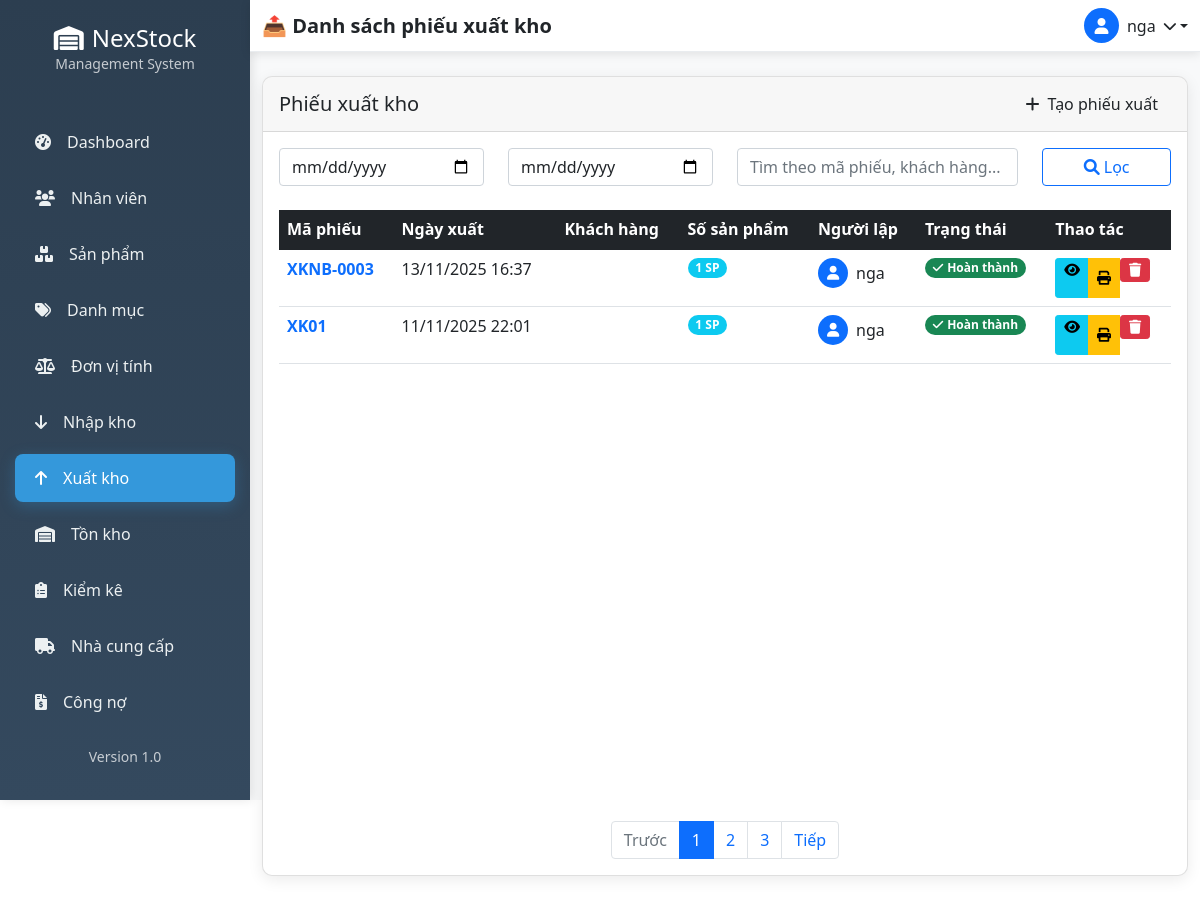
The page /kho/xuat-kho/ (signed in) on the database as committed earlier.
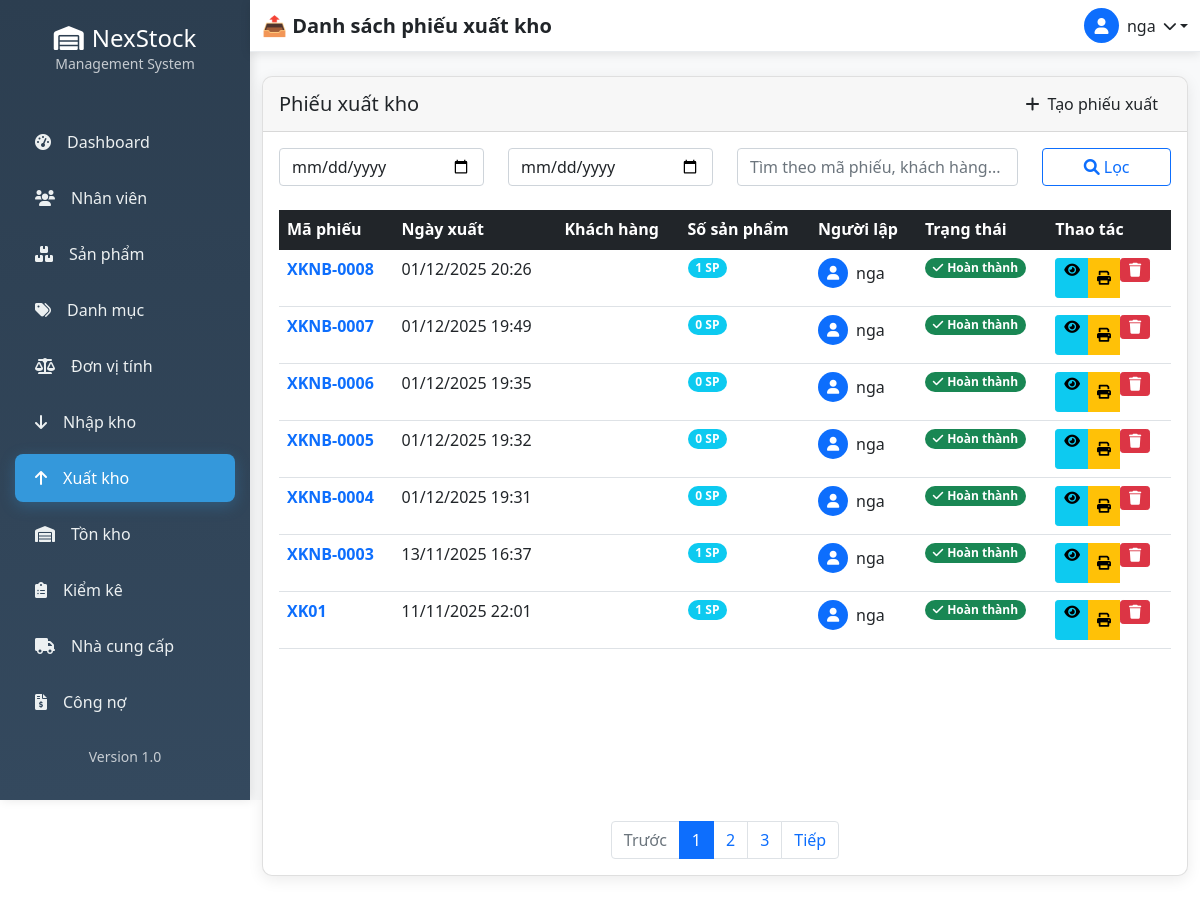
The same page on the database as committed later.
### accounts/models.py (models this page shows, shortened)
class NguoiDung(AbstractUser):
    ho_ten = models.CharField(max_length=100, blank=True)
    vai_tro = models.CharField(max_length=20, choices=[
        ('admin', 'Quản trị viên'),
        ('manager', 'Quản lý'),
        ('staff', 'Nhân viên'),
    ], default='staff')
    trang_thai = models.BooleanField(default=True)

### inventory/models.py (models this page shows, shortened)
class XuatKho(models.Model):
    ma_phieu = models.CharField(max_length=50, unique=True)
    kho=models.ForeignKey(Kho, on_delete=models.CASCADE, related_name='phieu_xuat_kho')
    kho_nhan=models.ForeignKey(Kho, on_delete=models.CASCADE, related_name='phieu_nhan_kho')
    ngay_xuat = models.DateTimeField(auto_now_add=True)
    nguoi_lap = models.ForeignKey(settings.AUTH_USER_MODEL,
                                  on_delete=models.CASCADE)
    ghi_chu = models.TextField(blank=True, null=True)
    ngay_tao = models.DateTimeField(auto_now_add=True)
    class Meta:
        verbose_name = "Phiếu xuất kho"
        verbose_name_plural = "Phiếu xuất kho"

### inventory/views.py (the view)
# urls.py: path('xuat-kho/', views.danh_sach_xuat, name='xuatkho_list'),
@login_required
def danh_sach_xuat(request):
    xuatkho_list = XuatKho.objects.all().order_by('-ngay_xuat')
    context = {'xuatkho_list': xuatkho_list}
    return render(request, 'inventory/xuatkho_list.html', context)

### templates/inventory/xuatkho_list.html (shortened to what this page needs)
{% extends 'base.html' %}
{% load static %}
{% block page_title %}📤 Danh sách phiếu xuất kho{% endblock %}
{% block content %}
<div class="card table-custom h-100">
    <div class="card-header d-flex justify-content-between align-items-center">
        <h5 class="card-title mb-0">Phiếu xuất kho</h5>
        <a href="{% url 'inventory:xuatkho_form' %}" class="btn btn-primary-custom">
            <i class="fas fa-plus me-2"></i>Tạo phiếu xuất
        </a>
    </div>
    <div class="card-body d-flex flex-column">
        <div class="row mb-4">
            <div class="col-md-3">
                <input type="date" class="form-control" placeholder="Từ ngày">
            </div>
            <div class="col-md-3">
                <input type="date" class="form-control" placeholder="Đến ngày">
            </div>
            <div class="col-md-4">
                <input type="text" class="form-control" placeholder="Tìm theo mã phiếu, khách hàng...">
            </div>
            <div class="col-md-2">
                <button class="btn btn-outline-primary w-100">
                    <i class="fas fa-search me-1"></i>Lọc
                </button>
            </div>
        </div>
        <div class="table-responsive flex-grow-1">
            <table class="table table-hover mb-0">
                <thead>
                    <tr>
                        <th class="text-white bg-dark">Mã phiếu</th>
                        <th class="text-white bg-dark">Ngày xuất</th>
                        <th class="text-white bg-dark">Khách hàng</th>
                        <th class="text-white bg-dark">Số sản phẩm</th>
                        <th class="text-white bg-dark">Người lập</th>
                        <th class="text-white bg-dark">Trạng thái</th>
                        <th class="text-white bg-dark">Thao tác</th>
                    </tr>
                </thead>
                <tbody>
                    {% for phieu in xuatkho_list %}
                    <tr>
                        <td>
                            <strong class="text-primary">{{ phieu.ma_phieu }}</strong>
                        </td>
                        <td>{{ phieu.ngay_xuat|date:"d/m/Y H:i" }}</td>
                        <td>
                        </td>
                        <td>
                            <span class="badge bg-info rounded-pill">{{ phieu.chi_tiet_xuat.count }} SP</span>
                        </td>
                        <td>
                            <div class="d-flex align-items-center">
                                <div class="bg-primary rounded-circle d-flex align-items-center justify-content-center me-2"
                                     style="width: 30px; height: 30px;">
                                    <i class="fas fa-user text-white small"></i>
                                </div>
                                <span>{{ phieu.nguoi_lap.username }}</span>
                            </div>
                        </td>
                        <td>
                            <span class="badge bg-success rounded-pill">
                                <i class="fas fa-check me-1"></i>Hoàn thành
                            </span>
                        </td>
                        <td>
                            <div class="btn-group">
                                <a href="{% url 'inventory:xuat_kho_detail' phieu.pk %}" class="btn btn-sm btn-info" title="Xem chi tiết">
                                    <i class="fas fa-eye"></i>
                                </a>
                                <button class="btn btn-sm btn-warning" title="In phiếu">
                                    <i class="fas fa-print"></i>
                                </button>
                                <form action="{% url 'inventory:xoa_phieu_xuat' phieu.pk %}" method="post" class="d-inline">
                                    <button type="submit" class="btn btn-sm btn-danger"
                                            onclick="return confirm('Bạn có chắc muốn xóa phiếu này?');"
                                            title="Xóa">
                                        <i class="fas fa-trash"></i>
                                    </button>
                                </form>
                            </div>
                        </td>
                    </tr>
                    {% endfor %}
                </tbody>
            </table>
        </div>
        {% if xuatkho_list %}
        <div class="mt-auto pt-3">
            <nav aria-label="Page navigation">
                <ul class="pagination justify-content-center mb-0">
                    <li class="page-item disabled"><a class="page-link" href="#">Trước</a></li>
                    <li class="page-item active"><a class="page-link" href="#">1</a></li>
                    <li class="page-item"><a class="page-link" href="#">2</a></li>
                    <li class="page-item"><a class="page-link" href="#">3</a></li>
                    <li class="page-item"><a class="page-link" href="#">Tiếp</a></li>
                </ul>
            </nav>
        </div>
        {% endif %}
    </div>
</div>
{% endblock %}

### templates/base.html (shortened to what this page needs)
{% load static %}
<html lang="vi">
<head>
    <link href="https://cdn.jsdelivr.net/npm/bootstrap@5.1.3/dist/css/bootstrap.min.css" rel="stylesheet">
    <link rel="stylesheet" href="https://cdnjs.cloudflare.com/ajax/libs/font-awesome/6.0.0/css/all.min.css">
</head>
<body>
{% if user.is_authenticated %}
<div class="d-flex">
    <div class="sidebar">
        <div class="sidebar-header text-center py-4">
            <h4 class="text-white mb-0">
                <i class="fas fa-warehouse me-2"></i>NexStock
            </h4>
            <small class="text-light opacity-75">Management System</small>
        </div>
        <nav class="nav flex-column mt-3">
            <a class="nav-link {% if request.resolver_match.url_name == 'dashboard' %}active{% endif %}"
               href="{% url 'dashboard' %}">
                <i class="fas fa-tachometer-alt me-3"></i>Dashboard
            </a>
            <a class="nav-link {% if 'nhan-vien' in request.path %}active{% endif %}"
               href="{% url 'danh_sach_nhan_vien' %}">
                <i class="fas fa-users me-3"></i>Nhân viên
            </a>
            <a class="nav-link {% if 'product' in request.path %}active{% endif %}"
               href="{% url 'product_list' %}">
                <i class="fas fa-boxes me-3"></i>Sản phẩm
            </a>
            <a class="nav-link {% if 'category' in request.path %}active{% endif %}"
               href="{% url 'category_list' %}">
                <i class="fas fa-tags me-3"></i>Danh mục
            </a>
            <a class="nav-link {% if 'unit' in request.path %}active{% endif %}"
               href="{% url 'unit_list' %}">
                <i class="fas fa-balance-scale me-3"></i>Đơn vị tính
            </a>
            <a class="nav-link {% if 'nhap' in request.path %}active{% endif %}"
               href="{% url 'inventory:nhapkho_list' %}">
                <i class="fas fa-arrow-down me-3"></i>Nhập kho
            </a>
            <a class="nav-link {% if 'xuat' in request.path %}active{% endif %}"
               href="{% url 'inventory:xuatkho_list' %}">
                <i class="fas fa-arrow-up me-3"></i>Xuất kho
            </a>
            <a class="nav-link {% if 'ton-kho' in request.path %}active{% endif %}"
               href="{% url 'inventory:chi_tiet_ton_kho' kho_id=1 %}">
                <i class="fas fa-warehouse me-3"></i>Tồn kho
            </a>
            <a class="nav-link {% if 'kiem-ke' in request.path %}active{% endif %}"
               href="{% url 'inventory:danh_sach_kiem_ke' %}">
                <i class="fas fa-clipboard-list me-3"></i>Kiểm kê
            </a>
            <a class="nav-link" href="/doi-tac/nha-cung-cap/">
                <i class="fas fa-truck me-3"></i>Nhà cung cấp
            </a>
            <a class="nav-link {% if 'debt' in request.path %}active{% endif %}"
               href="{% url 'debt:congno_list' %}">
                <i class="fas fa-file-invoice-dollar me-3"></i>Công nợ
            </a>
        </nav>
        <div class="sidebar-footer mt-auto p-3 text-center">
            <small class="text-light opacity-75">Version 1.0</small>
        </div>
    </div>
    <div class="main-content flex-grow-1">
        <nav class="navbar navbar-custom navbar-expand-lg">
            <div class="container-fluid d-flex justify-content-between">
                <h5 class="mb-0 fw-bold">{% block page_title %}Dashboard{% endblock %}</h5>
                <div class="dropdown">
                    <a href="#" class="dropdown-toggle text-dark text-decoration-none d-flex align-items-center"
                       id="userDropdown" data-bs-toggle="dropdown" aria-expanded="false">
                        <div class="bg-primary rounded-circle d-flex align-items-center justify-content-center me-2"
                             style="width: 35px; height: 35px;">
                            <i class="fas fa-user text-white"></i>
                        </div>
                        <span class="me-2">{{ user.username }}</span>
                        <i class="fas fa-chevron-down small"></i>
                    </a>
                </div>
            </div>
        </nav>
        <div class="container-fluid py-4">
            {% block content %}{% endblock %}
        </div>
    </div>
</div>
{% else %}
<div class="auth-wrapper">
    {% block auth_content %}{% endblock %}
</div>
{% endif %}
</body>
</html>

### templates/base.html (style rules this page uses)
:root { --primary-color: #2c3e50; --secondary-color: #34495e; --accent-color: #3498db; --sidebar-width: 250px; }
.sidebar { background: linear-gradient(180deg, var(--primary-color) 0%, var(--secondary-color) 100%); min-height: 100vh; width: var(--sidebar-width); position: fixed; left: 0; top: 0; box-shadow: 2px 0 10px rgba(0,0,0,0.1); }
.sidebar .nav-link { color: #ecf0f1; padding: 12px 20px; border-radius: 8px; margin: 4px 15px; transition: all 0.3s ease; font-weight: 500; }
.sidebar .nav-link.active { background-color: var(--accent-color); color: #ffffff; box-shadow: 0 4px 15px rgba(52, 152, 219, 0.3); }
.main-content { margin-left: var(--sidebar-width); min-height: 100vh; background-color: #f8f9fa; }
.navbar-custom { background: white !important; box-shadow: 0 2px 10px rgba(0,0,0,0.1); border-bottom: 1px solid #e9ecef; }
.table-custom { background: white; border-radius: 10px; overflow: hidden; box-shadow: 0 4px 15px rgba(0,0,0,0.08); }

Rows that differ between the two databases and show on the page:
added XuatKho: ma_phieu "XKNB-0008", ngay_xuat "01/12/2025 20:26", chi_tiet_xuat.count "1", nguoi_lap.username "nga"
added XuatKho: ma_phieu "XKNB-0007", ngay_xuat "01/12/2025 19:49", chi_tiet_xuat.count "0", nguoi_lap.username "nga"
added XuatKho: ma_phieu "XKNB-0006", ngay_xuat "01/12/2025 19:35", chi_tiet_xuat.count "0", nguoi_lap.username "nga"
added XuatKho: ma_phieu "XKNB-0005", ngay_xuat "01/12/2025 19:32", chi_tiet_xuat.count "0", nguoi_lap.username "nga"
added XuatKho: ma_phieu "XKNB-0004", ngay_xuat "01/12/2025 19:31", chi_tiet_xuat.count "0", nguoi_lap.username "nga"
